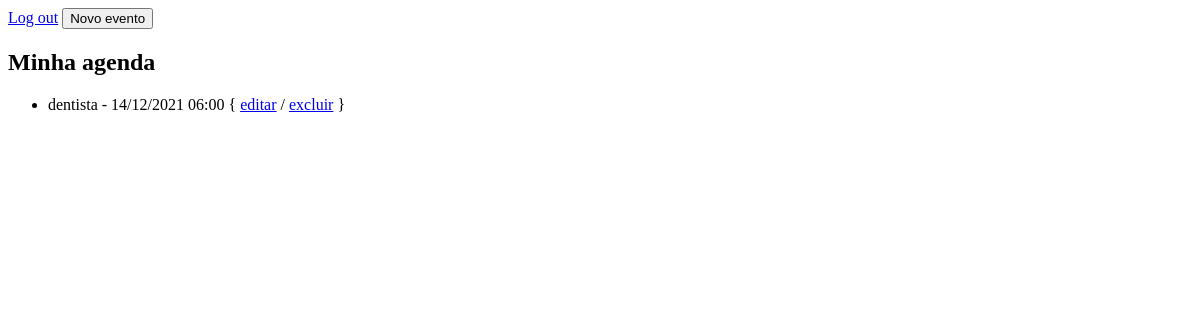
Page /agenda/ (signed in) on the earlier database version.
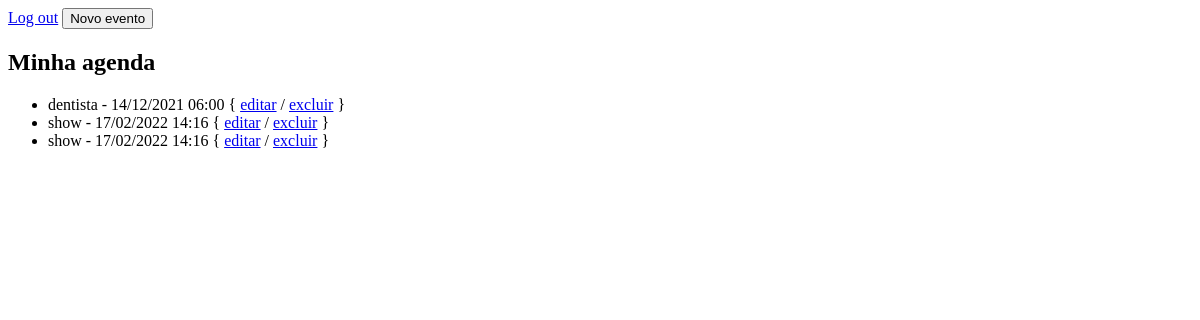
Same page on the later database version.
### core/models.py (models this page shows, shortened)
class Evento(models.Model):
    titulo = models.CharField(max_length=100)
    descricao = models.TextField(blank=True, null=True)
    dt_evento = models.DateTimeField()
    dt_criacao = models.DateTimeField(auto_now=True)
    usuario = models.ForeignKey(User, on_delete=models.CASCADE)
    local = models.TextField(blank=True, null=True)
    class Meta:
        db_table = 'evento'
    def get_data_evento(self):
        return self.dt_evento.strftime('%d/%m/%Y %H:%M')

### core/views.py (the view)
# urls.py: path("agenda/", views.lista_eventos),
@login_required(login_url="/login/")
def lista_eventos(request):
    usuario = request.user
    evento = Evento.objects.filter(usuario=usuario)
    response = {'eventos': evento}
    return render(request, 'agenda.html', response)

### core/templates/agenda.html (shortened to what this page needs)
<!DOCTYPE html>
<html lang="en">
<head>
</head>
<body>
    <a href="/logout">Log out</a>
    <a href="evento/">
        <button type="button">Novo evento</button>
    </a>
    <h2>Minha agenda</h2>
    <ul>
        {% for evento in eventos %}
        <li>
            {{evento.titulo}} - {{evento.get_data_evento}} { <a href="evento/?id={{evento.id}}">editar</a> / <a href="evento/delete/{{evento.id}}">excluir</a> }
        </li>
        {% endfor %}
    </ul>
</body>
</html>

Differences in the rows shown:
added Evento: titulo "show", get_data_evento "17/02/2022 14:16"
added Evento: titulo "show", get_data_evento "17/02/2022 14:16"
